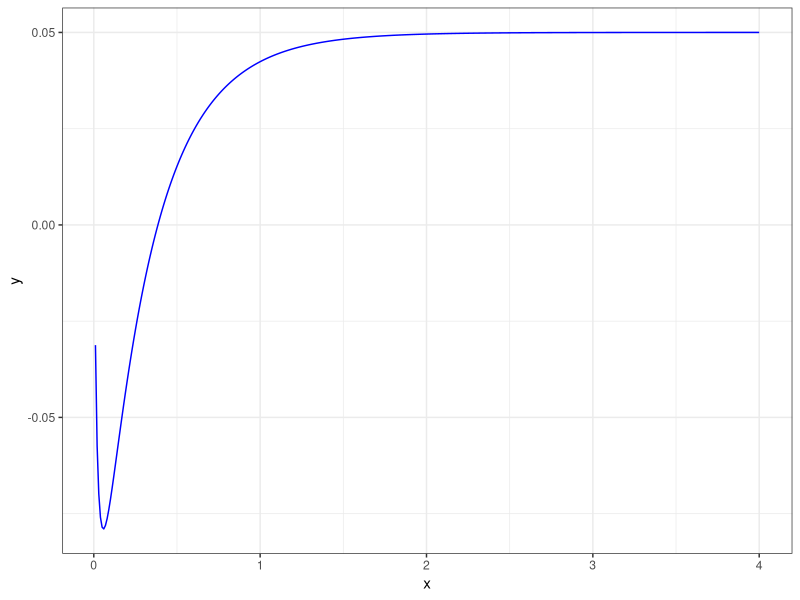

R code for this plot:
## ---- chunk 1
knitr::opts_chunk$set(echo = TRUE)
library(ggplot2)
## ---- chunk 2
# Tenemos que aproximar el cero de la siguiente función:
aux <- function(b){
  a <- 5*b
  return(pgamma(12,shape = a, rate = b)-0.95)
}
# Graficamos la función para encontrar el intervalo donde cruza el cero
x <- seq(0.01,4,by=0.01)
ggplot(data.frame(x=x,y=aux(x)),aes(x=x,y=y)) + geom_line(color="blue") +
  theme_bw()

# Parámetros estimados
(b_hat <- uniroot(aux,interval = c(0,0.5))$root)
(a_hat <- 5*b_hat)

# Comprobamos que la probabilidad con estos parámetros es cercana a 0.95
pgamma(12,shape = a_hat, rate = b_hat)
# Y la esperanza es 5
a_hat/b_hat
## ---- chunk 3
x <- c(679,703,748,739,693)
x <- x/180
